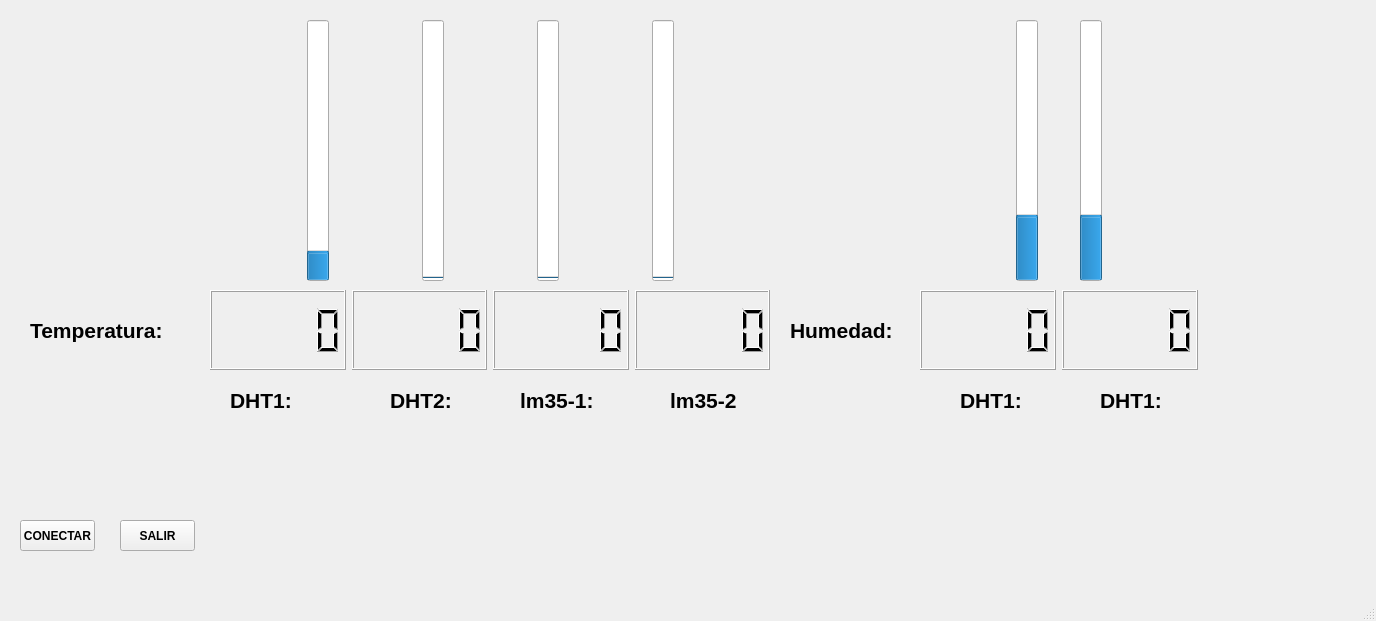
<?xml version="1.0" encoding="UTF-8"?>
<ui version="4.0">
 <class>MainWindow</class>
 <widget class="QMainWindow" name="MainWindow">
  <property name="geometry">
   <rect>
    <x>0</x>
    <y>0</y>
    <width>1376</width>
    <height>621</height>
   </rect>
  </property>
  <property name="windowTitle">
   <string>MainWindow</string>
  </property>
  <widget class="QWidget" name="centralwidget">
   <widget class="QPushButton" name="cmdSalir">
    <property name="geometry">
     <rect>
      <x>120</x>
      <y>520</y>
      <width>75</width>
      <height>31</height>
     </rect>
    </property>
    <property name="font">
     <font>
      <bold>true</bold>
     </font>
    </property>
    <property name="text">
     <string>SALIR</string>
    </property>
   </widget>
   <widget class="QPushButton" name="cmdConectar">
    <property name="geometry">
     <rect>
      <x>20</x>
      <y>520</y>
      <width>75</width>
      <height>31</height>
     </rect>
    </property>
    <property name="font">
     <font>
      <bold>true</bold>
     </font>
    </property>
    <property name="text">
     <string>CONECTAR</string>
    </property>
   </widget>
   <widget class="QLabel" name="label">
    <property name="geometry">
     <rect>
      <x>30</x>
      <y>300</y>
      <width>131</width>
      <height>61</height>
     </rect>
    </property>
    <property name="text">
     <string>&lt;html&gt;&lt;head/&gt;&lt;body&gt;&lt;p&gt;&lt;span style=&quot; font-size:16pt; font-weight:700;&quot;&gt;Temperatura: &lt;/span&gt;&lt;/p&gt;&lt;/body&gt;&lt;/html&gt;</string>
    </property>
   </widget>
   <widget class="QWidget" name="horizontalLayoutWidget">
    <property name="geometry">
     <rect>
      <x>210</x>
      <y>290</y>
      <width>560</width>
      <height>80</height>
     </rect>
    </property>
    <layout class="QHBoxLayout" name="horizontalLayout">
     <item>
      <widget class="QLCDNumber" name="lblTemp1"/>
     </item>
     <item>
      <widget class="QLCDNumber" name="lblTemp2"/>
     </item>
     <item>
      <widget class="QLCDNumber" name="lblTemp3"/>
     </item>
     <item>
      <widget class="QLCDNumber" name="lblTemp4"/>
     </item>
    </layout>
   </widget>
   <widget class="QWidget" name="horizontalLayoutWidget_2">
    <property name="geometry">
     <rect>
      <x>220</x>
      <y>20</y>
      <width>541</width>
      <height>261</height>
     </rect>
    </property>
    <layout class="QHBoxLayout" name="horizontalLayout_2">
     <item>
      <widget class="QProgressBar" name="pbTemp1">
       <property name="minimumSize">
        <size>
         <width>0</width>
         <height>0</height>
        </size>
       </property>
       <property name="value">
        <number>10</number>
       </property>
       <property name="orientation">
        <enum>Qt::Orientation::Vertical</enum>
       </property>
       <property name="invertedAppearance">
        <bool>false</bool>
       </property>
       <property name="format">
        <string>%p%</string>
       </property>
      </widget>
     </item>
     <item>
      <widget class="QProgressBar" name="pbTemp2">
       <property name="value">
        <number>0</number>
       </property>
       <property name="orientation">
        <enum>Qt::Orientation::Vertical</enum>
       </property>
      </widget>
     </item>
     <item>
      <widget class="QProgressBar" name="pbTemp3">
       <property name="value">
        <number>0</number>
       </property>
       <property name="orientation">
        <enum>Qt::Orientation::Vertical</enum>
       </property>
      </widget>
     </item>
     <item>
      <widget class="QProgressBar" name="pbTemp4">
       <property name="sizeIncrement">
        <size>
         <width>10</width>
         <height>0</height>
        </size>
       </property>
       <property name="value">
        <number>0</number>
       </property>
       <property name="orientation">
        <enum>Qt::Orientation::Vertical</enum>
       </property>
      </widget>
     </item>
    </layout>
   </widget>
   <widget class="QLabel" name="label_2">
    <property name="geometry">
     <rect>
      <x>790</x>
      <y>300</y>
      <width>131</width>
      <height>61</height>
     </rect>
    </property>
    <property name="text">
     <string>&lt;html&gt;&lt;head/&gt;&lt;body&gt;&lt;p&gt;&lt;span style=&quot; font-size:16pt; font-weight:700;&quot;&gt;Humedad:&lt;/span&gt;&lt;/p&gt;&lt;/body&gt;&lt;/html&gt;</string>
    </property>
   </widget>
   <widget class="QWidget" name="horizontalLayoutWidget_3">
    <property name="geometry">
     <rect>
      <x>980</x>
      <y>20</y>
      <width>160</width>
      <height>261</height>
     </rect>
    </property>
    <layout class="QHBoxLayout" name="horizontalLayout_3">
     <item>
      <widget class="QProgressBar" name="pbHum1">
       <property name="value">
        <number>24</number>
       </property>
       <property name="orientation">
        <enum>Qt::Orientation::Vertical</enum>
       </property>
      </widget>
     </item>
     <item>
      <widget class="QProgressBar" name="pbHum2">
       <property name="value">
        <number>24</number>
       </property>
       <property name="orientation">
        <enum>Qt::Orientation::Vertical</enum>
       </property>
      </widget>
     </item>
    </layout>
   </widget>
   <widget class="QWidget" name="horizontalLayoutWidget_4">
    <property name="geometry">
     <rect>
      <x>920</x>
      <y>290</y>
      <width>278</width>
      <height>80</height>
     </rect>
    </property>
    <layout class="QHBoxLayout" name="horizontalLayout_4">
     <item>
      <widget class="QLCDNumber" name="lblHum1"/>
     </item>
     <item>
      <widget class="QLCDNumber" name="lblHum2"/>
     </item>
    </layout>
   </widget>
   <widget class="QLabel" name="label_3">
    <property name="geometry">
     <rect>
      <x>230</x>
      <y>380</y>
      <width>71</width>
      <height>41</height>
     </rect>
    </property>
    <property name="text">
     <string>&lt;html&gt;&lt;head/&gt;&lt;body&gt;&lt;p&gt;&lt;span style=&quot; font-size:16pt; font-weight:700;&quot;&gt;DHT1:&lt;/span&gt;&lt;/p&gt;&lt;/body&gt;&lt;/html&gt;</string>
    </property>
   </widget>
   <widget class="QLabel" name="label_4">
    <property name="geometry">
     <rect>
      <x>390</x>
      <y>380</y>
      <width>71</width>
      <height>41</height>
     </rect>
    </property>
    <property name="text">
     <string>&lt;html&gt;&lt;head/&gt;&lt;body&gt;&lt;p&gt;&lt;span style=&quot; font-size:16pt; font-weight:700;&quot;&gt;DHT2:&lt;/span&gt;&lt;/p&gt;&lt;/body&gt;&lt;/html&gt;</string>
    </property>
   </widget>
   <widget class="QLabel" name="label_5">
    <property name="geometry">
     <rect>
      <x>520</x>
      <y>380</y>
      <width>81</width>
      <height>41</height>
     </rect>
    </property>
    <property name="text">
     <string>&lt;html&gt;&lt;head/&gt;&lt;body&gt;&lt;p&gt;&lt;span style=&quot; font-size:16pt; font-weight:700;&quot;&gt;lm35-1:&lt;/span&gt;&lt;/p&gt;&lt;/body&gt;&lt;/html&gt;</string>
    </property>
   </widget>
   <widget class="QLabel" name="label_6">
    <property name="geometry">
     <rect>
      <x>670</x>
      <y>380</y>
      <width>71</width>
      <height>41</height>
     </rect>
    </property>
    <property name="text">
     <string>&lt;html&gt;&lt;head/&gt;&lt;body&gt;&lt;p&gt;&lt;span style=&quot; font-size:16pt; font-weight:700;&quot;&gt;lm35-2&lt;/span&gt;&lt;/p&gt;&lt;/body&gt;&lt;/html&gt;</string>
    </property>
   </widget>
   <widget class="QLabel" name="label_7">
    <property name="geometry">
     <rect>
      <x>960</x>
      <y>380</y>
      <width>71</width>
      <height>41</height>
     </rect>
    </property>
    <property name="text">
     <string>&lt;html&gt;&lt;head/&gt;&lt;body&gt;&lt;p&gt;&lt;span style=&quot; font-size:16pt; font-weight:700;&quot;&gt;DHT1:&lt;/span&gt;&lt;/p&gt;&lt;/body&gt;&lt;/html&gt;</string>
    </property>
   </widget>
   <widget class="QLabel" name="label_8">
    <property name="geometry">
     <rect>
      <x>1100</x>
      <y>380</y>
      <width>71</width>
      <height>41</height>
     </rect>
    </property>
    <property name="text">
     <string>&lt;html&gt;&lt;head/&gt;&lt;body&gt;&lt;p&gt;&lt;span style=&quot; font-size:16pt; font-weight:700;&quot;&gt;DHT1:&lt;/span&gt;&lt;/p&gt;&lt;/body&gt;&lt;/html&gt;</string>
    </property>
   </widget>
  </widget>
  <widget class="QMenuBar" name="menubar">
   <property name="geometry">
    <rect>
     <x>0</x>
     <y>0</y>
     <width>1376</width>
     <height>33</height>
    </rect>
   </property>
  </widget>
  <widget class="QStatusBar" name="statusbar"/>
 </widget>
 <resources/>
 <connections/>
</ui>
